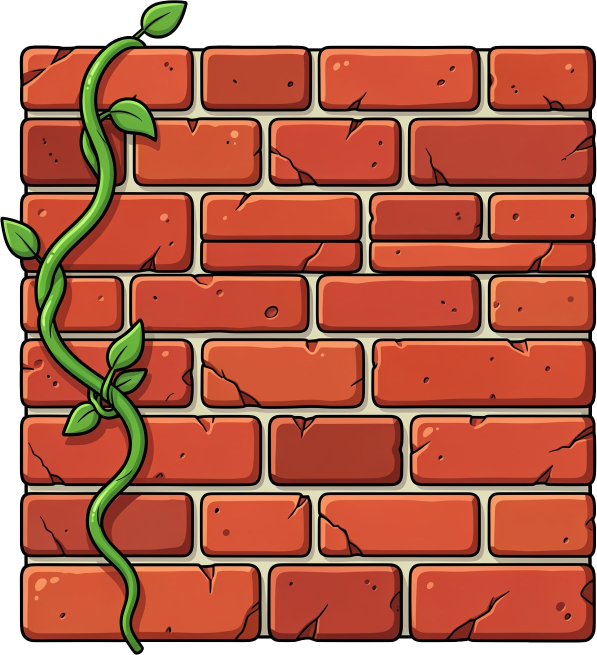
#> input picture main/walls/block/block.png, 1193 x 1310 px, found by its file name (shown at 1/2 size)
$ python gen_block_rows.py
#> lines starting #> are read from the running program, lines starting #| are printed output that depends on the picture
"""Снимает с block.png реальные границы рядов кладки и печатает таблицу
локальных Y для шейдера block.fp / скрипта block.script.

Геометрия: текстура натянута на quad меша (block.buffer),
    v       = (H - y) / H                (0 внизу, 1 вверху)
    y_local = Y_MESH_MIN + v * (Y_MESH_MAX - Y_MESH_MIN)

Швы ищутся в нескольких X-окнах (правее лианы) и усредняются: на текстуре
ряды нарисованы с разной высотой, поэтому срез обязан идти по шву раствора,
а не по равномерной сетке.

Запуск:  py tools/gen_block_rows.py
"""
from PIL import Image, ImageDraw

TEX = 'main/walls/block/block.png'
Y_MESH_MIN = -50.0   # низ меша (block.buffer)
Y_MESH_MAX = 62.5    # верх меша (block.buffer)
ROWS = 8             # go.property("rows") в block.script

im = Image.open(TEX).convert('RGBA')
#> im is the input picture: PIL image 1193x1310 RGBA; mean R, G, B, A 179, 102.2, 80.4, 224.9
w, h = im.size
#> w = 1193; h = 1310
px = im.load()
H = h - 1
#> H = 1309
print('texture: %dx%d' % (w, h))
#| texture: 1193x1310

# X-окна правее лианы: лиана идёт по левому краю, но берём несколько окон,
# чтобы усреднить наклон шва
WINDOWS = [(360, 560), (600, 800), (820, 1020), (1000, 1150)]


def opaque_frac(y):
#> called with y = 0
    c = n = 0
    for x in range(int(w * 0.35), int(w * 0.95), 2):
        if px[x, y][3] > 128:
            c += 1
        n += 1
#> after the loop, c = 0; n = 358
    return c / float(n)


def mortar(y, xa, xb):
    """Доля «раствора» (светлые малонасыщенные пиксели) в окне xa..xb."""
    c = n = 0
    for x in range(xa, xb, 2):
        r, g, b, a = px[x, y]
        if a < 40:
            n += 1
            continue
        mx, mn = max(r, g, b), min(r, g, b)
        lum = 0.299 * r + 0.587 * g + 0.114 * b
        if lum > 105 and (mx - mn) / mx < 0.50:
            c += 1
        n += 1
    return c / float(n)


# 1. вертикальные границы кладки
masonry_top = next(y for y in range(h) if opaque_frac(y) > 0.5)
masonry_bottom = next(y for y in range(h - 1, -1, -1) if opaque_frac(y) > 0.5)
print('masonry rows: %d..%d (height %d px)' % (
    masonry_top, masonry_bottom, masonry_bottom - masonry_top + 1))
#| masonry rows: 92..1283 (height 1192 px)

# 2. ищем 7 внутренних швов: в каждом окне берём максимум раствора
#    в пределах +-55 px от равномерной сетки, затем усредняем по окнам
step = (masonry_bottom - masonry_top) / float(ROWS)
joints = []
for k in range(1, ROWS):
    pred = masonry_top + k * step
    found = []
    for xa, xb in WINDOWS:
        lo, hi = int(pred - 55), int(pred + 55)
        y = max(range(lo, hi + 1), key=lambda yy: mortar(yy, xa, xb))
        found.append(y)
    avg = sum(found) / float(len(found))
    joints.append(avg)
    print('joint %d: pred %7.1f  windows %s  -> %.1f' % (
        k, pred, found, avg))
#> this loop made 7 passes
#| joint 1: pred   240.9  windows [223, 223, 223, 223]  -> 223.0
#| joint 2: pred   389.8  windows [373, 374, 374, 374]  -> 373.8
#| joint 3: pred   538.6  windows [553, 553, 548, 548]  -> 550.5
#| joint 4: pred   687.5  windows [667, 666, 666, 666]  -> 666.2
#| joint 5: pred   836.4  windows [818, 817, 817, 817]  -> 817.2
#| joint 6: pred   985.2  windows [973, 973, 973, 973]  -> 973.0
#| joint 7: pred  1134.1  windows [1115, 1115, 1116, 1116]  -> 1115.5

# 3. последовательность срезов снизу вверх
pixel_cuts = [masonry_bottom] + joints[::-1] + [masonry_top]


def to_local(y):
    v = (H - y) / float(H)
    return Y_MESH_MIN + v * (Y_MESH_MAX - Y_MESH_MIN)


cuts = [to_local(y) for y in pixel_cuts]

print()
print('cuts in pixels (bottom -> top):', [round(y, 1) for y in pixel_cuts])
#| cuts in pixels (bottom -> top): [1283, 1115.5, 973.0, 817.2, 666.2, 550.5, 373.8, 223.0, 92]
print('cuts local Y (broken = 0..%d):' % (len(cuts) - 1))
#| cuts local Y (broken = 0..8):
for i, c in enumerate(cuts):
    print('   broken=%d -> %8.3f' % (i, c))
#> this loop made 9 passes
#> c on passes 1 to 9: -47.77, -33.37, -21.12, -7.74, 5.24, 15.19, 30.38, 43.33, 54.59
#|    broken=0 ->  -47.765
#|    broken=1 ->  -33.370
#|    broken=2 ->  -21.123
#|    broken=3 ->   -7.737
#|    broken=4 ->    5.240
#|    broken=5 ->   15.188
#|    broken=6 ->   30.379
#|    broken=7 ->   43.335
#> (further printed lines are left out)

print()
print('-- Lua, для block.script (низ -> верх) --')
print('local ROW_CUT = { %s }' % ', '.join('%.2f' % c for c in cuts))
#| local ROW_CUT = { -47.77, -33.37, -21.12, -7.74, 5.24, 15.19, 30.38, 43.33, 54.59 }

# 4. оверлей для визуальной проверки
ov = im.copy()
d = ImageDraw.Draw(ov)
for i, (y, c) in enumerate(zip(pixel_cuts, cuts)):
    d.line([(0, int(y)), (w - 1, int(y))], fill=(0, 255, 255, 255), width=3)
    d.text((12, max(0, int(y) - 14)), 'b=%d %.1f' % (i, c), fill=(255, 0, 255, 255))
#> this loop made 9 passes
#> (y, c) on passes 1 to 9: (1283, -47.77), (1115.5, -33.37), (973, -21.12), (817.2, -7.74), (666.2, 5.24), (550.5, 15.19), (373.8, 30.38), (223, 43.33), (92, 54.59)
ov.convert('RGB').save('tools/_overlay_cuts.png')
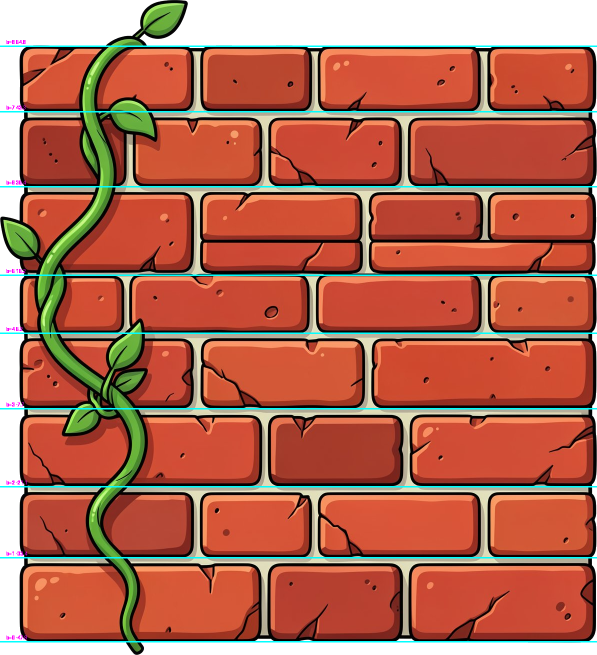
#> saved as _overlay_cuts.png: PIL image 1193x1310 RGB (shown at 1/2 size); mean R, G, B 176.7, 105, 83.6
print('overlay -> tools/_overlay_cuts.png')
